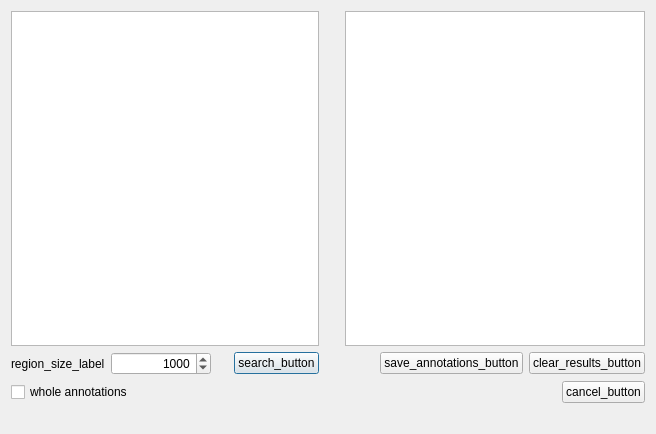
<ui version="4.0" >
 <class>FindAnnotationCollocationsDialog</class>
 <widget class="QDialog" name="FindAnnotationCollocationsDialog" >
  <property name="geometry" >
   <rect>
    <x>0</x>
    <y>0</y>
    <width>656</width>
    <height>434</height>
   </rect>
  </property>
  <property name="windowTitle" >
   <string>dialog_tittle</string>
  </property>
  <layout class="QVBoxLayout" name="verticalLayout_3" >
   <item>
    <layout class="QVBoxLayout" name="verticalLayout_2" >
     <item>
      <layout class="QVBoxLayout" name="verticalLayout" >
       <item>
        <layout class="QGridLayout" name="gridLayout" >
         <item row="0" column="0" >
          <widget class="QTreeWidget" name="annotationsTree" >
           <property name="minimumSize" >
            <size>
             <width>300</width>
             <height>0</height>
            </size>
           </property>
           <property name="rootIsDecorated" >
            <bool>false</bool>
           </property>
           <property name="itemsExpandable" >
            <bool>false</bool>
           </property>
           <property name="headerHidden" >
            <bool>true</bool>
           </property>
           <property name="columnCount" >
            <number>2</number>
           </property>
           <column>
            <property name="text" >
             <string>1</string>
            </property>
           </column>
           <column>
            <property name="text" >
             <string>2</string>
            </property>
           </column>
          </widget>
         </item>
         <item row="0" column="1" >
          <spacer name="verticalSpacer" >
           <property name="orientation" >
            <enum>Qt::Vertical</enum>
           </property>
           <property name="sizeHint" stdset="0" >
            <size>
             <width>20</width>
             <height>40</height>
            </size>
           </property>
          </spacer>
         </item>
         <item row="0" column="2" >
          <widget class="QListWidget" name="resultsList" >
           <property name="minimumSize" >
            <size>
             <width>300</width>
             <height>0</height>
            </size>
           </property>
          </widget>
         </item>
         <item row="1" column="0" >
          <layout class="QHBoxLayout" name="horizontalLayout" >
           <item>
            <widget class="QLabel" name="label" >
             <property name="text" >
              <string>region_size_label</string>
             </property>
            </widget>
           </item>
           <item>
            <widget class="QSpinBox" name="regionSpin" >
             <property name="minimumSize" >
              <size>
               <width>100</width>
               <height>0</height>
              </size>
             </property>
             <property name="alignment" >
              <set>Qt::AlignRight|Qt::AlignTrailing|Qt::AlignVCenter</set>
             </property>
             <property name="minimum" >
              <number>10</number>
             </property>
             <property name="maximum" >
              <number>100000000</number>
             </property>
             <property name="value" >
              <number>1000</number>
             </property>
            </widget>
           </item>
           <item>
            <spacer name="horizontalSpacer_3" >
             <property name="orientation" >
              <enum>Qt::Horizontal</enum>
             </property>
             <property name="sizeHint" stdset="0" >
              <size>
               <width>40</width>
               <height>20</height>
              </size>
             </property>
            </spacer>
           </item>
           <item>
            <widget class="QPushButton" name="searchButton" >
             <property name="text" >
              <string>search_button</string>
             </property>
            </widget>
           </item>
          </layout>
         </item>
         <item row="1" column="2" >
          <layout class="QHBoxLayout" name="horizontalLayout_2" >
           <item>
            <spacer name="horizontalSpacer" >
             <property name="orientation" >
              <enum>Qt::Horizontal</enum>
             </property>
             <property name="sizeHint" stdset="0" >
              <size>
               <width>40</width>
               <height>20</height>
              </size>
             </property>
            </spacer>
           </item>
           <item>
            <widget class="QPushButton" name="saveResultsButton" >
             <property name="text" >
              <string>save_annotations_button</string>
             </property>
            </widget>
           </item>
           <item>
            <widget class="QPushButton" name="clearResultsButton" >
             <property name="text" >
              <string>clear_results_button</string>
             </property>
            </widget>
           </item>
          </layout>
         </item>
        </layout>
       </item>
       <item>
        <layout class="QHBoxLayout" name="horizontalLayout_3" >
         <item>
          <widget class="QCheckBox" name="wholeAnnotationsBox" >
           <property name="text" >
            <string>whole annotations</string>
           </property>
          </widget>
         </item>
         <item>
          <spacer name="horizontalSpacer_4" >
           <property name="orientation" >
            <enum>Qt::Horizontal</enum>
           </property>
           <property name="sizeHint" stdset="0" >
            <size>
             <width>228</width>
             <height>20</height>
            </size>
           </property>
          </spacer>
         </item>
         <item>
          <widget class="QPushButton" name="cancelButton" >
           <property name="text" >
            <string>cancel_button</string>
           </property>
          </widget>
         </item>
        </layout>
       </item>
      </layout>
     </item>
     <item>
      <widget class="QLabel" name="statusBar" >
       <property name="minimumSize" >
        <size>
         <width>100</width>
         <height>0</height>
        </size>
       </property>
       <property name="text" >
        <string/>
       </property>
      </widget>
     </item>
    </layout>
   </item>
  </layout>
 </widget>
 <resources/>
 <connections/>
</ui>
